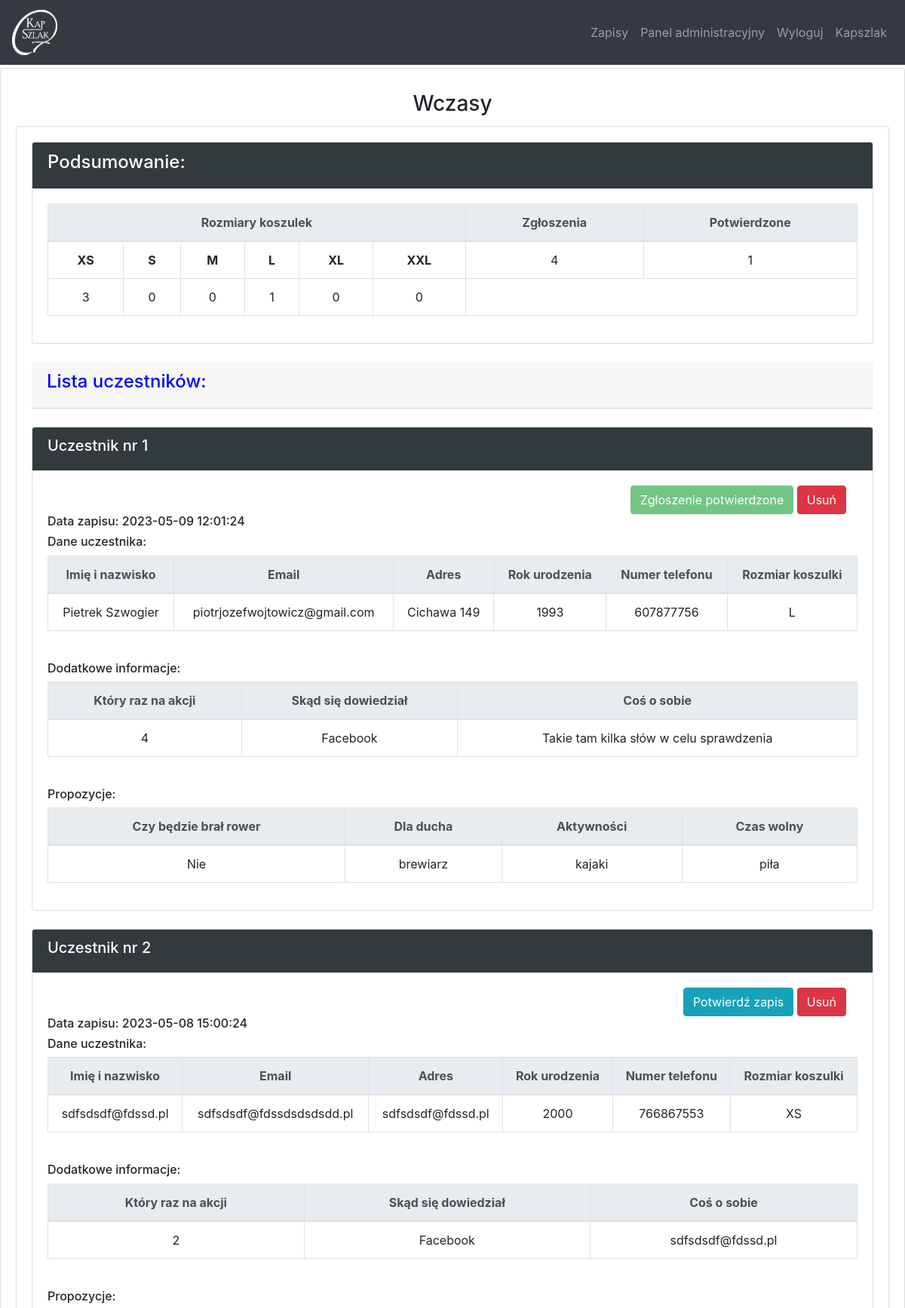
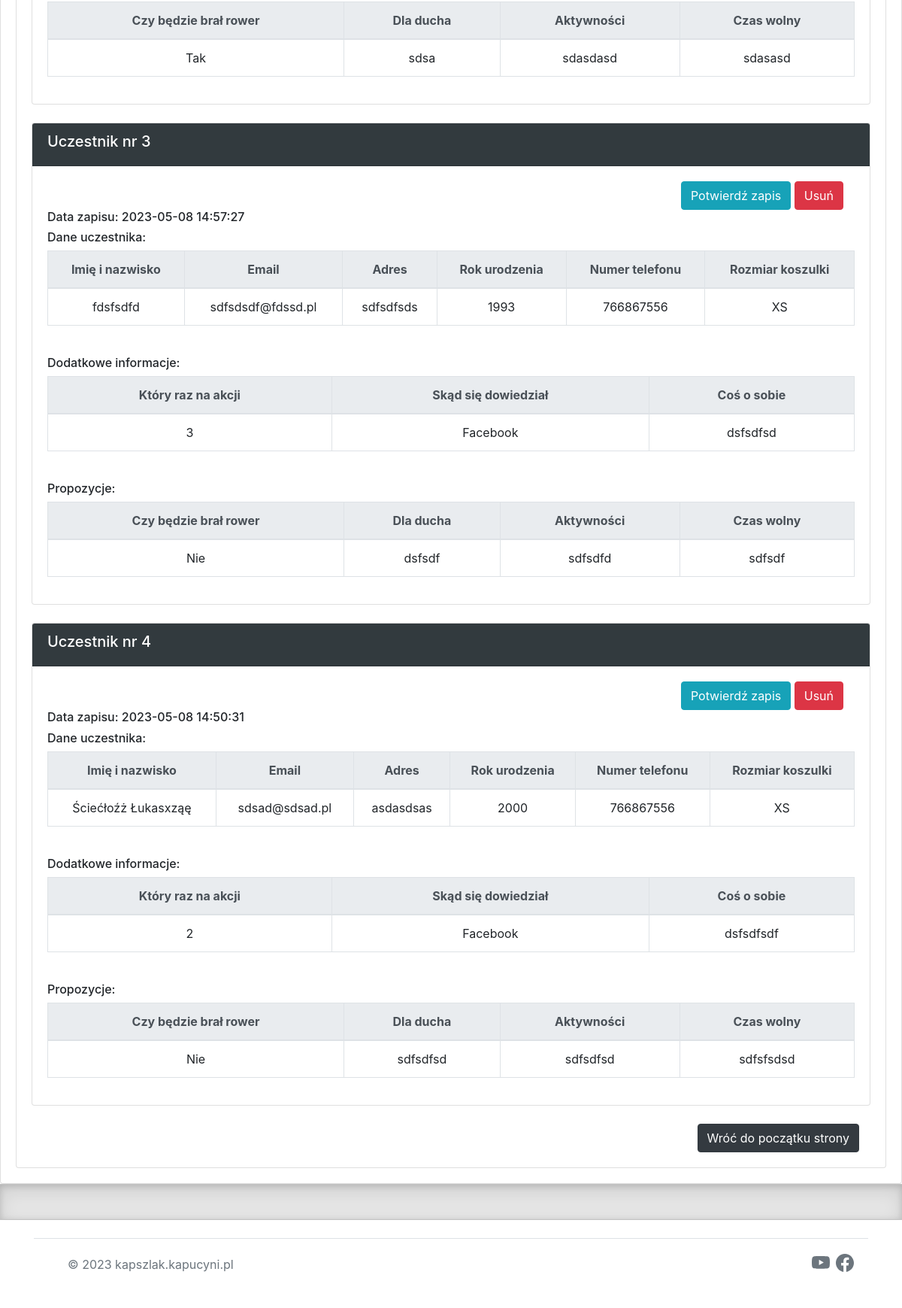
Screenshot of /dashboard/eventview?event_id=13 (signed in) with the database file from the repository (2 pictures, top to bottom).
### website/models.py (models this page shows)
class Events(db.Model):
    id = db.Column(db.Integer, primary_key=True)
    year_id = db.Column(db.Integer, db.ForeignKey('year.id'))
    signup = db.relationship('Signup', backref='events')
    name = db.Column(db.String(300))
    date  = db.Column(db.Date)
    temp_id = db.Column(db.Integer)
    is_active = db.Column(db.Boolean, default=True, nullable=False)
    mail_temp = db.Column(db.String(1000))

class Signup(db.Model):
    id = db.Column(db.Integer, primary_key=True)
    event_id = db.Column(db.Integer, db.ForeignKey('events.id'))
    date  = db.Column(db.DateTime)
    person = db.relationship('Person', backref='signup')
    basic = db.relationship('Basic', backref='signup')
    winter = db.relationship('Winter', backref='signup')
    turnament = db.relationship('Turnament', backref='signup')
    older = db.relationship('Older', backref='signup')

class Person(db.Model):
    id = db.Column(db.Integer, primary_key=True)
    signup_id = db.Column(db.Integer, db.ForeignKey('signup.id'))
    is_verified = db.Column(db.Boolean, default=False)
    is_contact = db.Column(db.Boolean, default=True)
    name = db.Column(db.String(300))
    email = db.Column(db.String(300))
    adress = db.Column(db.String(300))
    year = db.Column(db.Integer)
    telNum = db.Column(db.Integer)
    selectSize = db.Column(db.String(10))
    weight = db.Column(db.Integer)
    height = db.Column(db.Integer)

class Basic(db.Model):
    id = db.Column(db.Integer, primary_key=True)
    signup_id = db.Column(db.Integer, db.ForeignKey('signup.id'))
    howMany = db.Column(db.Integer)
    whereKnew = db.Column(db.String(300))
    intro = db.Column(db.String(500))

class Older(db.Model):
    id = db.Column(db.Integer, primary_key=True)
    signup_id = db.Column(db.Integer, db.ForeignKey('signup.id'))
    isBike = db.Column(db.Boolean)
    attrac = db.Column(db.String(300))
    pray = db.Column(db.String(300))
    freeTime = db.Column(db.String(300))

### website/views.py (the view, shortened to what this page needs)
@views.route('/dashboard/eventview', methods=['GET', 'POST'])
@login_required
def event_view():
    event_id = request.args.get('event_id', None)
    if event_id.isnumeric():
        event = Events.query.get(int(event_id))
        if event:
            sn_lst = event.signup
            sn_lst = sorted(sn_lst, key=lambda signup: signup.id, reverse=True)
            dic = get_sumup(event, sn_lst)
            if event.temp_id != 3:
                return render_template('event_view.html', event=event, sn_lst=sn_lst, user=current_user, dic=dic)
        else:
            raise TypeError
    else:
        abort(400)

### website/templates/event_view.html (shortened to what this page needs)
{% extends "base.html" %}
{% block content %}
<div class="card">
		    <div class="card-body">
		    	<h3 class="card-title" align="center">{{ event.name }}</h3>
		    	<div class="card">
		    		<div class="card-body">
		    		{% if event.temp_id == 1 %}
			    		{% include 'signup_view/ev1.html' %}
			    	{% elif event.temp_id == 2 %}
			    		{% include 'signup_view/ev2.html' %}
			    	{% elif event.temp_id == 3 %}
			    		{% include 'signup_view/ev3.html' %}
			    	{% elif event.temp_id == 4 %}
			    		{% include 'signup_view/ev4.html' %}
			    	{% elif event.temp_id == 5 %}
			    		{% include 'signup_view/ev5.html' %}
			    	{% elif event.temp_id == 6 %}
			    		{% include 'signup_view/ev6.html' %}
			    	{% endif %}
		    		</div>
		</div>
	</div>
</div>
{% endblock %}

### website/templates/signup_view/ev4.html (shortened to what this page needs)
<div class="card">
    <div class="card-header" style="background-color: #323a3e">
<h4><font color="white">Podsumowanie:</font></h4>
</div>
<div class="card-body">
<table class="table table-bordered">
                          <thead class="thead-light" align="center">
                            <tr>
                            <th colspan="6">Rozmiary koszulek</th>
                              <th scope="col">Zgłoszenia</th>
                              <th scope="col">Potwierdzone</th>
                            </tr>
                          </thead>
                          <tbody align="center">
                            <tr>
                                <td><b>XS</b></td>
                              <td><b>S</b></td>
                              <td><b>M</b></td>
                              <td><b>L</b></td>
                              <td><b>XL</b></td>
                              <td><b>XXL</b></td>
                              <td>{{ dic['num_signup'] }}</td>
                              <td>{{ dic['num_active'] }}</td>
                            </tr>
                            <tr>
                              <td>{{ dic['xs'] }}</td>
                              <td>{{ dic['s'] }}</td>
                              <td>{{ dic['m'] }}</td>
                              <td>{{ dic['l'] }}</td>
                              <td>{{ dic['xl'] }}</td>
                              <td>{{ dic['xxl'] }}</td>
                            </tr>
                    </tbody>
                        </table>
                      </div>
</div>
<br>
    <div class="card-header">
      {% if dic['num_signup'] != 0 %}
<h4><font color="blue">Lista uczestników:</font></h4>
{% else %}
<h4><font color="red">Brak zapisanych uczestników:</font></h4>
{% endif %}
</div>
<br>
{% for signup in sn_lst %}
<div class="card">
    <div class="card-header" style="background-color: #323a3e">
<h5><font color="white">Uczestnik nr {{ loop.index }}</font></h5>
</div>
    {% for item in signup.person %}
    <div class="card-body">
      <div class="col-md-12 text-right">
        {% if not item.is_verified %}
        <a href="/signup-verified?event_id={{ event.id }}&person_id={{ item.id }}"><button type="button" class="btn btn-info">Potwierdź zapis</button></a>
        {% else %}
        <button type="button" class="btn btn-success" disabled>Zgłoszenie potwierdzone</button>
        {% endif %}
        {% if event.is_active %}
        <a href="/delete?event_id={{ event.id }}&signup_id={{ signup.id }}"><button type="button" class="btn btn-danger">Usuń</button></a>
        {% endif %}
      </div>
<h6>Data zapisu: {{ signup.date }}</h6>
<h6>Dane uczestnika:</h6>
<table class="table table-bordered">
                          <thead class="thead-light" align="center">
                            <tr>
                              <th scope="col">Imię i nazwisko</th>
                              <th scope="col">Email</th>
                              <th scope="col">Adres</th>
                              <th scope="col">Rok urodzenia</th>
                              <th scope="col">Numer telefonu</th>
                              <th scope="col">Rozmiar koszulki</th>
                            </tr>
                          </thead>
                          <tbody align="center">
                            <tr>
                              <td>{{ item.name }}</td>
                              <td>{{ item.email }}</td>
                              <td>{{ item.adress }}</td>
                              <td>{{ item.year }}</td>
                              <td>{{ item.telNum }}</td>
                              <td>{{ item.selectSize }}</td>
                            </tr>
                          </tbody>
                        </table>
               {% endfor %}
               <br>
{% for item in signup.basic %}
<h6>Dodatkowe informacje:</h6>
<table class="table table-bordered">
                          <thead class="thead-light" align="center">
                            <tr>
                              <th scope="col">Który raz na akcji</th>
                              <th scope="col">Skąd się dowiedział</th>
                              <th scope="col">Coś o sobie</th>
                            </tr>
                          </thead>
                          <tbody align="center">
                            <tr>
                              <td>{{ item.howMany }}</td>
                              <td>{{ item.whereKnew }}</td>
                              <td>{{ item.intro }}</td>
                            </tr>
                          </tbody>
                        </table>
               {% endfor %}
               <br>
{% for item in signup.older %}
<h6>Propozycje:</h6>
<table class="table table-bordered">
                          <thead class="thead-light" align="center">
                            <tr>
                              <th scope="col">Czy będzie brał rower</th>
                              <th scope="col">Dla ducha</th>
                              <th scope="col">Aktywności</th>
                              <th scope="col">Czas wolny</th>
                            </tr>
                          </thead>
                          <tbody align="center">
                            <tr>
                              <td>{% if item.isBike %}Tak{% else %}Nie{% endif %}</td>
                              <td>{{ item.pray }}</td>
                              <td>{{ item.attrac }}</td>
                              <td>{{ item.freeTime }}</td>
                            </tr>
                          </tbody>
                        </table>
{% endfor %}
             </div>
           </div><br>
               {% endfor %}
                <div class="col-md-12 text-right">
<a href="#top"><button type="button" class="btn btn-dark">Wróć do początku strony</button></a>
</div>

### website/static/css/style.css (style rules this page uses)
h3 { margin-top: 10px; }
table, th, td { border: 1px solid black; border-collapse: collapse; }

### rows the page displays
Events: name "Wczasy"
Signup: date "2023-05-09 12:01:24"
Person: is_verified "Zgłoszenie potwierdzone", name "Pietrek Szwogier", email "piotrjozefwojtowicz@gmail.com", adress "Cichawa 149", year "1993", telNum "607877756", selectSize "L"
Basic: howMany "4", whereKnew "Facebook", intro "Takie tam kilka słów w celu sprawdzenia"
Older: isBike "Nie", pray "brewiarz", attrac "kajaki", freeTime "piła"
Signup: date "2023-05-08 15:00:24"
Person: name "sdfsdsdf@fdssd.pl", email "sdfsdsdf@fdssdsdsdsdd.pl", adress "sdfsdsdf@fdssd.pl", year "2000", telNum "766867553", selectSize "XS"
Basic: howMany "2", whereKnew "Facebook", intro "sdfsdsdf@fdssd.pl"
Older: isBike "Tak", pray "sdsa", attrac "sdasdasd", freeTime "sdasasd"
Signup: date "2023-05-08 14:57:27"
Person: name "fdsfsdfd", email "sdfsdsdf@fdssd.pl", adress "sdfsdfsds", year "1993", telNum "766867556", selectSize "XS"
Basic: howMany "3", whereKnew "Facebook", intro "dsfsdfsd"
Older: isBike "Nie", pray "dsfsdf", attrac "sdfsdfd", freeTime "sdfsdf"
Signup: date "2023-05-08 14:50:31"
Person: name "Ściećłoźż Łukasxząę", email "sdsad@sdsad.pl", adress "asdasdsas", year "2000", telNum "766867556", selectSize "XS"
Basic: howMany "2", whereKnew "Facebook", intro "dsfsdfsdf"
Older: isBike "Nie", pray "sdfsdfsd", attrac "sdfsdfsd", freeTime "sdfsfsdsd"

### other values shown
{{ dic['num_signup'] }} "4"
{{ dic['num_active'] }} "1"
{{ dic['xs'] }} "3"
{{ dic['s'] }} "0"
{{ dic['m'] }} "0"
{{ dic['l'] }} "1"
{{ dic['xl'] }} "0"
{{ dic['xxl'] }} "0"
